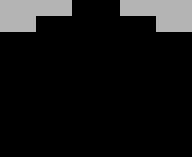
Frame 1 (no input)
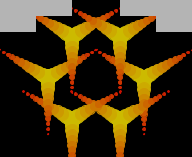
Frame 60 (the mouse pressed at the canvas centre just before this capture)
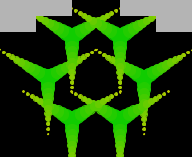
Frame 120 (the mouse held since frame 60 and released just before this capture)

The Processing sketch that drew these frames (run headless with seeded random() and noise(); from frame 60 on, the mouse is pressed at the canvas centre):

// Processing sketch: Emitters
// ── Emitters.pde
/*
* Start coding and have fun! 
 * if you want you can use this header
 * to explain your project!
 * 
 */


ArrayList<Emitter> emitters;

// how frequently new particles are born
// {5, 60}
// TODO: this implementation needs a little work
int FREQUENCY = 5;

// how many frames a particle will last ( NOTE: high values of this can degrade performance... )
// {30, 600}
float LIFESPAN = 60;

// size of particles when created
// {8, 50}
float BIRTHSIZE = 15;

// how many particle streams each emitter has
// {1, 12}
int NUM_STREAMS = 3;

float POINTS = 6;

void setup() {
  size(192, 157); 
  background(0); 
  frameRate(25);
  colorMode(HSB, 360, 100, 100);

  emitters = new ArrayList<Emitter>();
  float radius = width/4;
  float angle;
  float x;
  float y;

  for (int i=0; i < POINTS; i++) {
    angle = i*TWO_PI/POINTS;
    x = (cos(angle) * radius) + width/2;
    y = (sin(angle) * radius) + height/2;
    Emitter e = new Emitter(new PVector(x, y));
    e.rotation = angle*2;
    emitters.add(e);
  }
}

void draw() {
  background(0);

//  x = (cos(angle + radians(frameCount)) * radius) + width/2;
//  y = (sin(angle + radians(frameCount)) * radius) + height/2;

  for (Emitter e : emitters) {
    e.run();
  }
  maskFacade();
}

// masks out the unaddressable portion of the facade
void maskFacade() {
  pushStyle();
  noStroke();
  fill(255);

  beginShape();
  vertex(  0, 0);
  vertex(  0, 32);
  vertex( 36, 32);
  vertex( 36, 16);
  vertex( 72, 16);
  vertex( 72, 0);
  endShape(CLOSE);

  beginShape();
  vertex(120, 0);
  vertex(120, 16);
  vertex(156, 16);
  vertex(156, 32);
  vertex(192, 32);
  vertex(192, 0);
  endShape(CLOSE);

  popStyle();
}

/** PARTICLE **/

class Particle {
  PVector location;
  PVector velocity;
  color color_;
  float life;  
  float size;

  Particle(PVector loc) {    
    this(loc, new PVector(random(-1, 1), random(-1, 1)));
  }

  Particle (PVector loc, PVector vel) {
    this(loc, vel, color(255));
  }

  Particle (PVector loc, PVector vel, color c) {
    location = loc.get();
    velocity = vel.get();
    color_ = c;
    life = LIFESPAN;
    size = BIRTHSIZE;
  }

  void run() {
    update();
    display();
  }

  void update() {
    location.add(velocity);
    size = (life/LIFESPAN)*BIRTHSIZE;
    life--;
  }

  void display() {
    float opacity = max(min(255, life), 0);
    stroke(color_);
    fill(color_);
    ellipse(location.x, location.y, size, size);
  }

  boolean isDead() {
    return life < 0;
  }
}

/** EMITTER **/

class Emitter {
  ArrayList<Particle> particles;
  PVector origin;
  double rotation;

  Emitter(PVector location) {
    particles = new ArrayList<Particle>();
    origin = location.get();
    rotation = 0;
  }

  void setLoc(PVector location) {
    origin = location.get();
  }

  void run() {
    update();
    if (frameCount % FREQUENCY == 0) {
      addParticles();
    }
    updateParticles();
  }

  void update() {
    //    rotation = PI*sin(radians(frameCount)*4);
  }

  void addParticles() {
    int streams = NUM_STREAMS;
    double angle;
    for (int i=0; i < streams; i++) {
      angle = i*TWO_PI/streams + rotation;
      float x = sin((float)angle);
      float y = cos((float)angle);
      particles.add(new Particle(origin, new PVector(x, y), color(frameCount % 360, 100, 80)));
    }
  }

  void updateParticles() {
    for (int i = particles.size()-1; i >= 0; i--) {
      Particle p = particles.get(i);
      p.run();
      if (p.isDead()) {
        particles.remove(i);
      }
    }
  }
}
